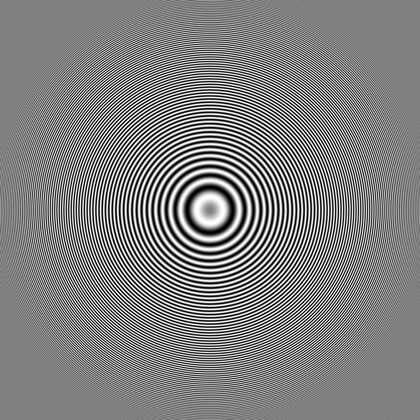
%> input picture image/zone-plate.png, 420 x 420 px, shrunk from 725 x 725 before the run
$ octave 6_1_aliasing_zone_plate.m   (GNU Octave 9; MATLAB toolbox functions it lacks are replaced by stand-ins)
%> lines starting %> are read from the running program, lines starting %| are printed output that depends on the picture
I=imread('../image/zone-plate.png'); %인터넷 웹용 image : png
%> I is the input picture: size 420x420 uint8; min 0, max 255, mean 127.8
figure(1); imshow(I); title('input');

% 영상 uint8 : gray
%subsampling by resizing
interval=2;
[H W]=size(I);
%> H = 420; W = 420
Ir=[];
for i=1:interval:H
    for j=1:interval:W
        Ir(floor(i/interval)+1,floor(j/interval)+1)=I(i,j); % i/interval)+1 (0,0)좌표계를 (1,1) 좌표계로 변환
    end
end
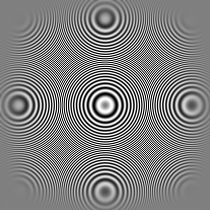
%> Ir: size 210x210 double; min 0, max 255, mean 127.8
figure(2); imagesc(Ir); title('output'); axis image; colormap gray;

%resizing after band-limiting by Gaussian convolution
g=fspecial('gaussian',5,1); % gaussian kernel --> 위의 고주파 다 날라감
I=imfilter(I,g,'same','replicate');
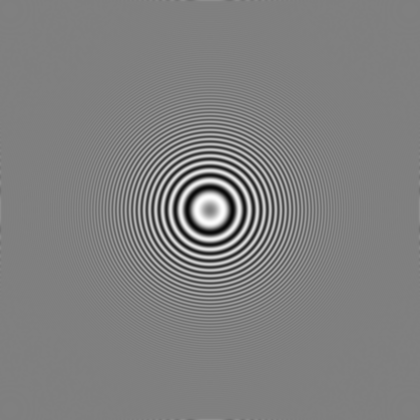
%> I: size 420x420 uint8; min 10, max 252, mean 127.8

interval=2;
[H W]=size(I);
Ir=[];
for i=1:interval:H
    for j=1:interval:W
        Ir(floor(i/interval)+1,floor(j/interval)+1)=I(i,j); % i/interval)+1 (0,0)좌표계를 (1,1) 좌표계로 변환
    end
end
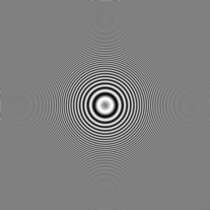
%> Ir: size 210x210 double; min 10, max 252, mean 127.8
figure(3); imagesc(Ir); title('band-limited'); axis image; colormap gray;

$ run again, with image/head.png copied over image/zone-plate.png
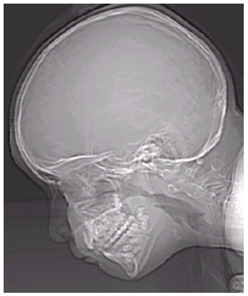
%> input picture image/head.png, 248 x 296 px
%> I is the input picture: size 296x248x3 uint8; mean R, G, B 135.7, 132.5, 135.7
%> after the loop `for i=1:interval:H`:
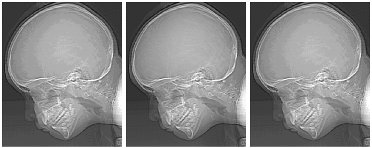
%> Ir: size 148x372 double; min 3, max 255, mean 134.4
%> after the loop `for i=1:interval:H`:
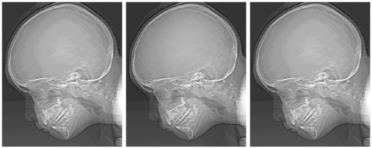
%> Ir: size 148x372 double; min 32, max 255, mean 134.6
